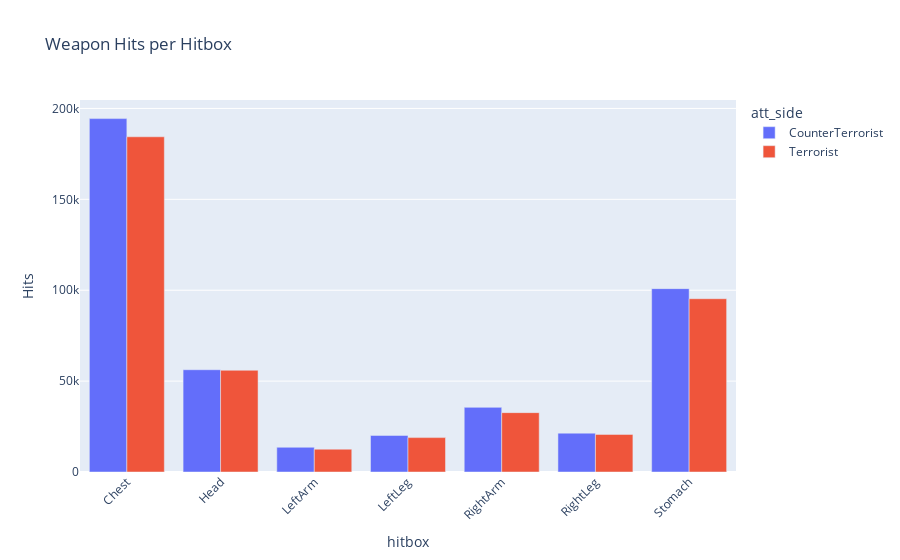

Notebook source saved alongside this figure:
### Code cell
import pandas as pd
import plotly.express as px

# Supondo que você já tem seu dataframe weapon_events

# Group by Hitbox and Gun, then summarize Hits
grouped_data = weapon_events_df.groupby(['hitbox', 'att_side']).size().reset_index(name='Hits')

# Filter Hits > 20 and Hitbox != 'Generic'
filtered_data = grouped_data[(grouped_data['Hits'] > 20) & (grouped_data['hitbox'] != 'Generic')]

# Plot
fig = px.bar(filtered_data, x='hitbox', y='Hits', color='att_side', 
            #  labels={'hitbox': 'Hitbox', 'Hits': 'Hits', 'att_side': 'Gun'},
             title='Weapon Hits per Hitbox',
             barmode='group')

# Rotate x-axis labels
fig.update_layout(xaxis_tickangle=-45)

# Show the plot
fig.show()

### Figure 1 — Plotly figure (JSON) as saved in the notebook; plotly's stock layout.template omitted (floating-point values rounded to 4 significant figures)
{"data": [{"alignmentgroup": "True", "hovertemplate": "att_side=CounterTerrorist<br>hitbox=%{x}<br>Hits=%{y}<extra></extra>", "legendgroup": "CounterTerrorist", "marker": {"color": "#636efa", "pattern": {"shape": ""}}, "name": "CounterTerrorist", "offsetgroup": "CounterTerrorist", "orientation": "v", "showlegend": true, "textposition": "auto", "type": "bar", "x": ["Chest", "Head", "LeftArm", "LeftLeg", "RightArm", "RightLeg", "Stomach"], "xaxis": "x", "y": [194417, 56267, 13593, 20120, 35558, 21371, 100871], "yaxis": "y"}, {"alignmentgroup": "True", "hovertemplate": "att_side=Terrorist<br>hitbox=%{x}<br>Hits=%{y}<extra></extra>", "legendgroup": "Terrorist", "marker": {"color": "#EF553B", "pattern": {"shape": ""}}, "name": "Terrorist", "offsetgroup": "Terrorist", "orientation": "v", "showlegend": true, "textposition": "auto", "type": "bar", "x": ["Chest", "Head", "LeftArm", "LeftLeg", "RightArm", "RightLeg", "Stomach"], "xaxis": "x", "y": [184408, 55959, 12552, 18916, 32655, 20686, 95321], "yaxis": "y"}], "layout": {"barmode": "group", "legend": {"title": {"text": "att_side"}, "tracegroupgap": 0}, "title": {"text": "Weapon Hits per Hitbox"}, "xaxis": {"anchor": "y", "domain": [0, 1], "tickangle": -45, "title": {"text": "hitbox"}}, "yaxis": {"anchor": "x", "domain": [0, 1], "title": {"text": "Hits"}}}}
